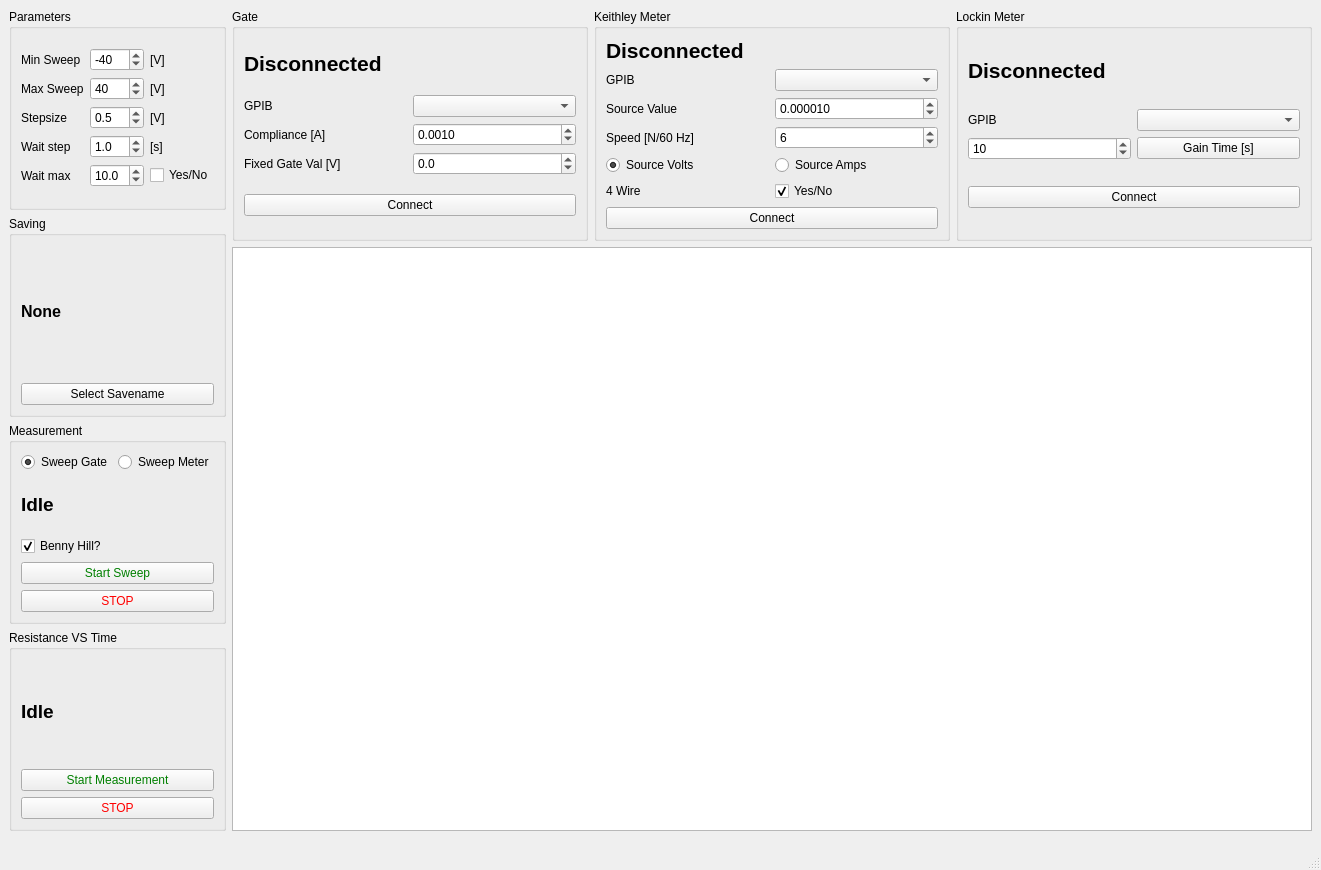
<?xml version="1.0" encoding="UTF-8"?>
<ui version="4.0">
 <class>MainWindow</class>
 <widget class="QMainWindow" name="MainWindow">
  <property name="geometry">
   <rect>
    <x>0</x>
    <y>0</y>
    <width>1321</width>
    <height>870</height>
   </rect>
  </property>
  <property name="windowTitle">
   <string>MainWindow</string>
  </property>
  <widget class="QWidget" name="centralwidget">
   <property name="enabled">
    <bool>true</bool>
   </property>
   <property name="sizePolicy">
    <sizepolicy hsizetype="Preferred" vsizetype="Preferred">
     <horstretch>0</horstretch>
     <verstretch>0</verstretch>
    </sizepolicy>
   </property>
   <property name="maximumSize">
    <size>
     <width>16777215</width>
     <height>840</height>
    </size>
   </property>
   <property name="accessibleName">
    <string/>
   </property>
   <property name="layoutDirection">
    <enum>Qt::LeftToRight</enum>
   </property>
   <layout class="QGridLayout" name="gridLayout_8">
    <item row="0" column="1">
     <layout class="QHBoxLayout" name="horizontalLayout_2">
      <property name="spacing">
       <number>6</number>
      </property>
      <property name="rightMargin">
       <number>0</number>
      </property>
      <item>
       <widget class="QGroupBox" name="groupBox_6">
        <property name="title">
         <string>Gate</string>
        </property>
        <layout class="QGridLayout" name="gridLayout_3">
         <item row="2" column="0">
          <layout class="QGridLayout" name="gridLayout_4">
           <item row="1" column="1">
            <widget class="QComboBox" name="GatePortBox">
             <property name="currentText">
              <string/>
             </property>
             <property name="currentIndex">
              <number>-1</number>
             </property>
            </widget>
           </item>
           <item row="2" column="1">
            <widget class="QDoubleSpinBox" name="GateComplianceBox">
             <property name="decimals">
              <number>4</number>
             </property>
             <property name="singleStep">
              <double>0.000100000000000</double>
             </property>
             <property name="value">
              <double>0.001000000000000</double>
             </property>
            </widget>
           </item>
           <item row="1" column="0">
            <widget class="QLabel" name="label_6">
             <property name="text">
              <string>GPIB</string>
             </property>
            </widget>
           </item>
           <item row="2" column="0">
            <widget class="QLabel" name="label_12">
             <property name="text">
              <string>Compliance [A]</string>
             </property>
            </widget>
           </item>
           <item row="3" column="0">
            <widget class="QLabel" name="label_16">
             <property name="text">
              <string>Fixed Gate Val [V]</string>
             </property>
            </widget>
           </item>
           <item row="3" column="1">
            <widget class="QDoubleSpinBox" name="FixedGateBox">
             <property name="decimals">
              <number>1</number>
             </property>
             <property name="minimum">
              <double>-200.000000000000000</double>
             </property>
             <property name="maximum">
              <double>200.000000000000000</double>
             </property>
             <property name="singleStep">
              <double>1.000000000000000</double>
             </property>
             <property name="value">
              <double>0.000000000000000</double>
             </property>
            </widget>
           </item>
          </layout>
         </item>
         <item row="0" column="0">
          <widget class="QLabel" name="GateLabel">
           <property name="sizePolicy">
            <sizepolicy hsizetype="Preferred" vsizetype="Fixed">
             <horstretch>0</horstretch>
             <verstretch>0</verstretch>
            </sizepolicy>
           </property>
           <property name="font">
            <font>
             <pointsize>16</pointsize>
             <weight>75</weight>
             <bold>true</bold>
            </font>
           </property>
           <property name="text">
            <string>Disconnected</string>
           </property>
          </widget>
         </item>
         <item row="4" column="0">
          <widget class="QPushButton" name="GateConnectButton">
           <property name="text">
            <string>Connect</string>
           </property>
          </widget>
         </item>
        </layout>
       </widget>
      </item>
      <item>
       <widget class="QGroupBox" name="groupBox_4">
        <property name="title">
         <string>Keithley Meter</string>
        </property>
        <layout class="QGridLayout" name="gridLayout_6">
         <item row="2" column="0">
          <widget class="QPushButton" name="KMeterConnectButton">
           <property name="text">
            <string>Connect</string>
           </property>
          </widget>
         </item>
         <item row="1" column="0">
          <layout class="QGridLayout" name="gridLayout_5">
           <item row="4" column="0">
            <widget class="QLabel" name="label_10">
             <property name="text">
              <string>4 Wire</string>
             </property>
            </widget>
           </item>
           <item row="0" column="1">
            <widget class="QComboBox" name="KMeterPortBox"/>
           </item>
           <item row="1" column="0">
            <widget class="QLabel" name="label_11">
             <property name="text">
              <string>Source Value</string>
             </property>
            </widget>
           </item>
           <item row="3" column="0">
            <widget class="QRadioButton" name="SourceVoltsRadio">
             <property name="text">
              <string>Source Volts</string>
             </property>
             <property name="checked">
              <bool>true</bool>
             </property>
            </widget>
           </item>
           <item row="3" column="1">
            <widget class="QRadioButton" name="SourceAmpsRadio">
             <property name="text">
              <string>Source Amps</string>
             </property>
            </widget>
           </item>
           <item row="0" column="0">
            <widget class="QLabel" name="label_8">
             <property name="text">
              <string>GPIB</string>
             </property>
            </widget>
           </item>
           <item row="1" column="1">
            <widget class="QDoubleSpinBox" name="SourceValBox">
             <property name="decimals">
              <number>6</number>
             </property>
             <property name="singleStep">
              <double>0.000001000000000</double>
             </property>
             <property name="value">
              <double>0.000010000000000</double>
             </property>
            </widget>
           </item>
           <item row="4" column="1">
            <widget class="QCheckBox" name="WireCheckBox">
             <property name="text">
              <string>Yes/No</string>
             </property>
             <property name="checked">
              <bool>true</bool>
             </property>
            </widget>
           </item>
           <item row="2" column="0">
            <widget class="QLabel" name="label_17">
             <property name="text">
              <string>Speed [N/60 Hz]</string>
             </property>
            </widget>
           </item>
           <item row="2" column="1">
            <widget class="QSpinBox" name="SpeedBox">
             <property name="maximum">
              <number>20</number>
             </property>
             <property name="value">
              <number>6</number>
             </property>
            </widget>
           </item>
          </layout>
         </item>
         <item row="0" column="0">
          <widget class="QLabel" name="KMeterLabel">
           <property name="sizePolicy">
            <sizepolicy hsizetype="Preferred" vsizetype="Fixed">
             <horstretch>0</horstretch>
             <verstretch>0</verstretch>
            </sizepolicy>
           </property>
           <property name="font">
            <font>
             <pointsize>16</pointsize>
             <weight>75</weight>
             <bold>true</bold>
            </font>
           </property>
           <property name="text">
            <string>Disconnected</string>
           </property>
          </widget>
         </item>
        </layout>
       </widget>
      </item>
      <item>
       <widget class="QGroupBox" name="groupBox_5">
        <property name="title">
         <string>Lockin Meter</string>
        </property>
        <layout class="QVBoxLayout" name="verticalLayout_11">
         <item>
          <widget class="QLabel" name="LMeterLabel">
           <property name="sizePolicy">
            <sizepolicy hsizetype="Preferred" vsizetype="Fixed">
             <horstretch>0</horstretch>
             <verstretch>0</verstretch>
            </sizepolicy>
           </property>
           <property name="font">
            <font>
             <pointsize>16</pointsize>
             <weight>75</weight>
             <bold>true</bold>
            </font>
           </property>
           <property name="text">
            <string>Disconnected</string>
           </property>
          </widget>
         </item>
         <item>
          <layout class="QGridLayout" name="gridLayout_7">
           <item row="0" column="2">
            <widget class="QComboBox" name="LMeterPortBox"/>
           </item>
           <item row="0" column="0">
            <widget class="QLabel" name="label_9">
             <property name="text">
              <string>GPIB</string>
             </property>
            </widget>
           </item>
           <item row="1" column="0">
            <widget class="QDoubleSpinBox" name="GainTimeBox">
             <property name="decimals">
              <number>0</number>
             </property>
             <property name="maximum">
              <double>1000.000000000000000</double>
             </property>
             <property name="singleStep">
              <double>0.000001000000000</double>
             </property>
             <property name="value">
              <double>10.000000000000000</double>
             </property>
            </widget>
           </item>
           <item row="1" column="2">
            <widget class="QPushButton" name="AutoGainButton">
             <property name="text">
              <string>Gain Time [s]</string>
             </property>
            </widget>
           </item>
          </layout>
         </item>
         <item>
          <widget class="QPushButton" name="LMeterConnectButton">
           <property name="text">
            <string>Connect</string>
           </property>
          </widget>
         </item>
        </layout>
       </widget>
      </item>
     </layout>
    </item>
    <item row="1" column="1">
     <widget class="GraphicsLayoutWidget" name="GSView"/>
    </item>
    <item row="0" column="0" rowspan="2">
     <layout class="QVBoxLayout" name="verticalLayout" stretch="0,0,0,0">
      <property name="sizeConstraint">
       <enum>QLayout::SetNoConstraint</enum>
      </property>
      <property name="bottomMargin">
       <number>0</number>
      </property>
      <item>
       <widget class="QGroupBox" name="groupBox">
        <property name="title">
         <string>Parameters</string>
        </property>
        <layout class="QGridLayout" name="gridLayout_2">
         <item row="0" column="0">
          <layout class="QGridLayout" name="gridLayout" rowstretch="0,0,0,0,0" rowminimumheight="0,0,0,0,0">
           <item row="1" column="0">
            <widget class="QLabel" name="label_2">
             <property name="text">
              <string>Max Sweep</string>
             </property>
            </widget>
           </item>
           <item row="3" column="0">
            <widget class="QLabel" name="label_4">
             <property name="text">
              <string>Wait step</string>
             </property>
            </widget>
           </item>
           <item row="0" column="1">
            <widget class="QDoubleSpinBox" name="MinSweepBox">
             <property name="decimals">
              <number>0</number>
             </property>
             <property name="minimum">
              <double>-200.000000000000000</double>
             </property>
             <property name="maximum">
              <double>0.000000000000000</double>
             </property>
             <property name="value">
              <double>-40.000000000000000</double>
             </property>
            </widget>
           </item>
           <item row="3" column="1">
            <widget class="QDoubleSpinBox" name="WaittimeBox">
             <property name="decimals">
              <number>1</number>
             </property>
             <property name="maximum">
              <double>20.000000000000000</double>
             </property>
             <property name="singleStep">
              <double>0.500000000000000</double>
             </property>
             <property name="value">
              <double>1.000000000000000</double>
             </property>
            </widget>
           </item>
           <item row="1" column="1">
            <widget class="QDoubleSpinBox" name="MaxSweepBox">
             <property name="decimals">
              <number>0</number>
             </property>
             <property name="minimum">
              <double>0.000000000000000</double>
             </property>
             <property name="maximum">
              <double>200.000000000000000</double>
             </property>
             <property name="value">
              <double>40.000000000000000</double>
             </property>
            </widget>
           </item>
           <item row="2" column="1">
            <widget class="QDoubleSpinBox" name="StepsizeBox">
             <property name="decimals">
              <number>1</number>
             </property>
             <property name="maximum">
              <double>5.000000000000000</double>
             </property>
             <property name="singleStep">
              <double>0.500000000000000</double>
             </property>
             <property name="value">
              <double>0.500000000000000</double>
             </property>
            </widget>
           </item>
           <item row="2" column="0">
            <widget class="QLabel" name="label_3">
             <property name="text">
              <string>Stepsize</string>
             </property>
            </widget>
           </item>
           <item row="0" column="0">
            <widget class="QLabel" name="label">
             <property name="text">
              <string>Min Sweep</string>
             </property>
            </widget>
           </item>
           <item row="4" column="0">
            <widget class="QLabel" name="label_5">
             <property name="text">
              <string>Wait max</string>
             </property>
            </widget>
           </item>
           <item row="4" column="1">
            <widget class="QDoubleSpinBox" name="WaitmaxBox">
             <property name="decimals">
              <number>1</number>
             </property>
             <property name="maximum">
              <double>60.000000000000000</double>
             </property>
             <property name="singleStep">
              <double>1.000000000000000</double>
             </property>
             <property name="value">
              <double>10.000000000000000</double>
             </property>
            </widget>
           </item>
           <item row="4" column="2">
            <widget class="QCheckBox" name="MaxCheckbox">
             <property name="text">
              <string>Yes/No</string>
             </property>
            </widget>
           </item>
           <item row="0" column="2">
            <widget class="QLabel" name="label_7">
             <property name="text">
              <string>[V]</string>
             </property>
            </widget>
           </item>
           <item row="1" column="2">
            <widget class="QLabel" name="label_13">
             <property name="text">
              <string>[V]</string>
             </property>
            </widget>
           </item>
           <item row="3" column="2">
            <widget class="QLabel" name="label_14">
             <property name="text">
              <string>[s]</string>
             </property>
            </widget>
           </item>
           <item row="2" column="2">
            <widget class="QLabel" name="label_15">
             <property name="text">
              <string>[V]</string>
             </property>
            </widget>
           </item>
          </layout>
         </item>
        </layout>
       </widget>
      </item>
      <item>
       <widget class="QGroupBox" name="groupBox_2">
        <property name="title">
         <string>Saving</string>
        </property>
        <layout class="QVBoxLayout" name="verticalLayout_3">
         <item>
          <widget class="QLabel" name="SavenameLabel">
           <property name="font">
            <font>
             <pointsize>12</pointsize>
             <weight>75</weight>
             <bold>true</bold>
            </font>
           </property>
           <property name="styleSheet">
            <string notr="true"/>
           </property>
           <property name="text">
            <string>None</string>
           </property>
           <property name="wordWrap">
            <bool>true</bool>
           </property>
          </widget>
         </item>
         <item>
          <widget class="QPushButton" name="SavenameButton">
           <property name="text">
            <string>Select Savename</string>
           </property>
          </widget>
         </item>
        </layout>
       </widget>
      </item>
      <item>
       <widget class="QGroupBox" name="groupBox_3">
        <property name="title">
         <string>Measurement</string>
        </property>
        <layout class="QVBoxLayout" name="verticalLayout_4">
         <item>
          <layout class="QHBoxLayout" name="horizontalLayout">
           <property name="bottomMargin">
            <number>0</number>
           </property>
           <item>
            <widget class="QRadioButton" name="SweepGateRadio">
             <property name="text">
              <string>Sweep Gate</string>
             </property>
             <property name="checked">
              <bool>true</bool>
             </property>
            </widget>
           </item>
           <item>
            <widget class="QRadioButton" name="SweepMeterRadio">
             <property name="text">
              <string>Sweep Meter</string>
             </property>
            </widget>
           </item>
          </layout>
         </item>
         <item>
          <widget class="QLabel" name="SweepLabel">
           <property name="font">
            <font>
             <pointsize>14</pointsize>
             <weight>75</weight>
             <bold>true</bold>
            </font>
           </property>
           <property name="text">
            <string>Idle</string>
           </property>
          </widget>
         </item>
         <item>
          <widget class="QCheckBox" name="BennyHillBox">
           <property name="text">
            <string>Benny Hill?</string>
           </property>
           <property name="checked">
            <bool>true</bool>
           </property>
          </widget>
         </item>
         <item>
          <widget class="QPushButton" name="StartSweepButton">
           <property name="autoFillBackground">
            <bool>false</bool>
           </property>
           <property name="styleSheet">
            <string notr="true">color : green</string>
           </property>
           <property name="text">
            <string>Start Sweep</string>
           </property>
          </widget>
         </item>
         <item>
          <widget class="QPushButton" name="StopSweepButton">
           <property name="styleSheet">
            <string notr="true">color : red</string>
           </property>
           <property name="text">
            <string>STOP</string>
           </property>
          </widget>
         </item>
        </layout>
       </widget>
      </item>
      <item>
       <widget class="QGroupBox" name="groupBox_7">
        <property name="title">
         <string>Resistance VS Time</string>
        </property>
        <layout class="QVBoxLayout" name="verticalLayout_6">
         <item>
          <widget class="QLabel" name="ResLabel">
           <property name="font">
            <font>
             <pointsize>14</pointsize>
             <weight>75</weight>
             <bold>true</bold>
            </font>
           </property>
           <property name="text">
            <string>Idle</string>
           </property>
          </widget>
         </item>
         <item>
          <widget class="QPushButton" name="StartResButton">
           <property name="autoFillBackground">
            <bool>false</bool>
           </property>
           <property name="styleSheet">
            <string notr="true">color : green</string>
           </property>
           <property name="text">
            <string>Start Measurement</string>
           </property>
          </widget>
         </item>
         <item>
          <widget class="QPushButton" name="StopResButton">
           <property name="styleSheet">
            <string notr="true">color : red</string>
           </property>
           <property name="text">
            <string>STOP</string>
           </property>
          </widget>
         </item>
        </layout>
       </widget>
      </item>
     </layout>
    </item>
   </layout>
  </widget>
  <widget class="QMenuBar" name="menubar">
   <property name="geometry">
    <rect>
     <x>0</x>
     <y>0</y>
     <width>1321</width>
     <height>30</height>
    </rect>
   </property>
  </widget>
  <widget class="QStatusBar" name="statusbar"/>
 </widget>
 <customwidgets>
  <customwidget>
   <class>GraphicsLayoutWidget</class>
   <extends>QGraphicsView</extends>
   <header>pyqtgraph</header>
  </customwidget>
 </customwidgets>
 <tabstops>
  <tabstop>MinSweepBox</tabstop>
  <tabstop>MaxSweepBox</tabstop>
  <tabstop>StepsizeBox</tabstop>
  <tabstop>WaittimeBox</tabstop>
  <tabstop>WaitmaxBox</tabstop>
  <tabstop>MaxCheckbox</tabstop>
  <tabstop>SavenameButton</tabstop>
  <tabstop>StartSweepButton</tabstop>
  <tabstop>StopSweepButton</tabstop>
  <tabstop>GatePortBox</tabstop>
  <tabstop>GateConnectButton</tabstop>
  <tabstop>KMeterPortBox</tabstop>
  <tabstop>KMeterConnectButton</tabstop>
  <tabstop>LMeterPortBox</tabstop>
  <tabstop>LMeterConnectButton</tabstop>
  <tabstop>GSView</tabstop>
 </tabstops>
 <resources/>
 <connections/>
</ui>
